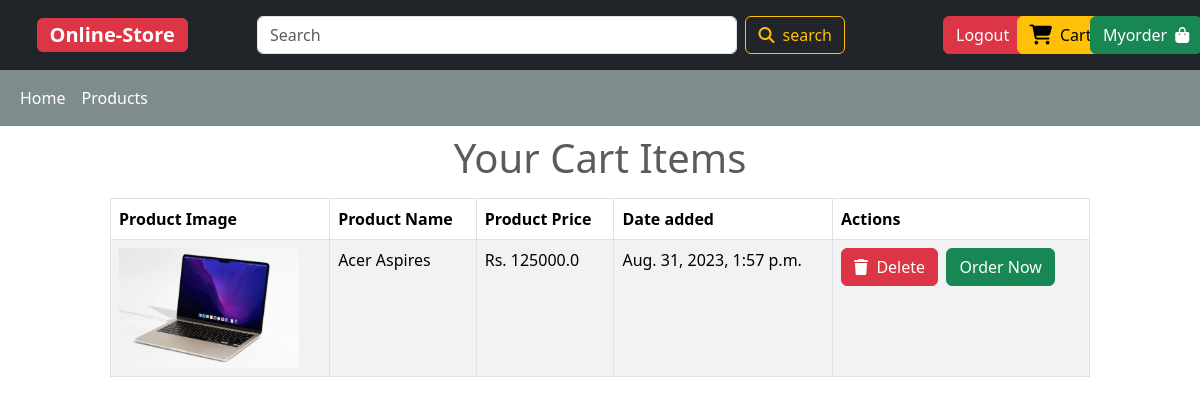
Page /mycart/ (signed in) on the earlier database version.
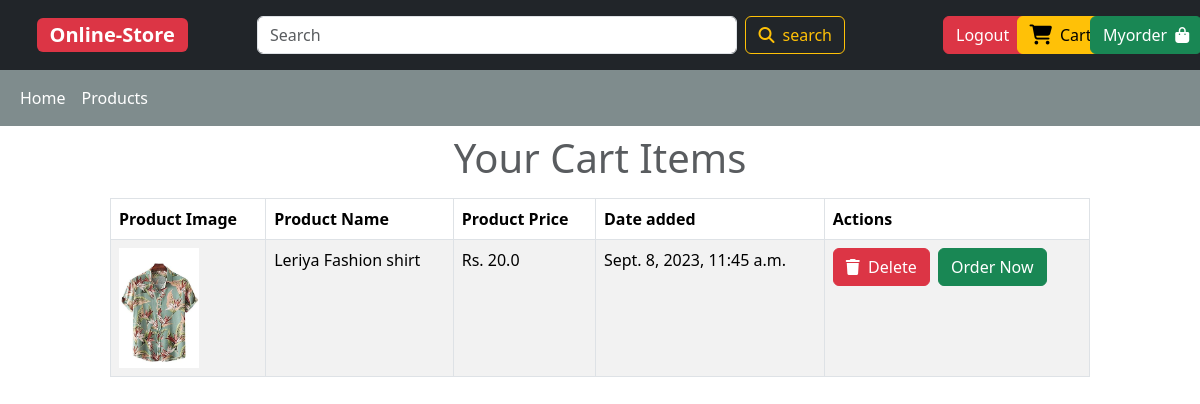
Same page on the later database version.
### userpage/models.py (models this page shows)
class Cart(models.Model):
    product = models.ForeignKey(Products,on_delete=models.CASCADE)
    user = models.ForeignKey(User,on_delete=models.CASCADE)
    created_date = models.DateTimeField(auto_now_add=True)

### products/models.py (models this page shows, shortened)
class Products(models.Model):
    product_name = models.CharField(max_length=100)
    product_price = models.FloatField()
    product_image = models.FileField(upload_to="static/uploads", null = True)
    product_quantity = models.IntegerField()
    product_description = models.TextField()
    category = models.ForeignKey(Category,on_delete=models.CASCADE)
    created_at = models.DateTimeField(auto_now_add=True)
    class Meta:
        verbose_name_plural = ('Products')

### accounts/auth.py (the view)
    def wrapper_function(request,*args,**kwargs):
        if request.user.is_staff:
            return redirect("/account/dashboard")
        else:
            return view_function(request,*args,**kwargs)

### accounts/auth.py (called while the page is built)
def user_only(view_function):
    def wrapper_function(request,*args,**kwargs):
        if request.user.is_staff:
            return redirect("/account/dashboard")
        else:
            return view_function(request,*args,**kwargs)
    return wrapper_function

### userpage/views.py (called while the page is built)
@login_required
@user_only
def show_cart_items(request):
    user = request.user
    items = Cart.objects.filter(user=user)
    context = {
        'items': items
    }
    return render(request,"client/mycart.html",context)

### userpage/templates/client/mycart.html (shortened to what this page needs)
{% extends "client/layouts.html" %}
{% block main_content %}
<div class="container-fluid">
    <div class="d-flex justify-content-center align-items-center mt-2">
        <div class="col-md-10">
            {% if items|length < 1 %}
            <h1 class="text-center text-danger mt-5 p-5 shadow-lg">
                No items in the cart
            </h1>
            {% else %}
            <h1 class="text-muted text-center mb-3">Your Cart Items</h1>
            <table class="table table-striped table-bordered">
                <thead>
                    <tr>
                        <th>Product Image</th>
                        <th>Product Name</th>
                        <th>Product Price</th>
                        <th>Date added</th>
                        <th>Actions</th>
                    </tr>
                </thead>
                <tbody>
                    {% for item in items %}
                    <tr>
                        <td><img src="/{{item.product.product_image}}" alt="{{item.product.product_name}}"
                                height="120px"></td>
                        <td>{{item.product.product_name}}</td>
                        <td>Rs.&nbsp;{{item.product.product_price}}</td>
                        <td>{{item.created_date}}</td>
                        <td>
                            <a href="{% url 'delete_cart_items' item.id %}" class="btn btn-danger">
                                <i class="fa-solid fa-trash"></i>&nbsp;
                                Delete
                            </a>&nbsp;
                            <a href="{% url 'order' item.product.id item.id %}" class="btn btn-success">
                                Order Now
                            </a>
                        </td>
                    </tr>
                    {% endfor %}
                </tbody>
            </table>
            {% endif %}
        </div>
    </div>
</div>
{% endblock %}

Differences in the rows shown:
removed Cart: product.product_image (picture), product.product_name "Acer Aspires", product.product_price "125000.0", created_date "Aug. 31, 2023, 1:57 p.m."
added Cart: product.product_image (picture), product.product_name "Leriya Fashion shirt", product.product_price "20.0", created_date "Sept. 8, 2023, 11:45 a.m."
